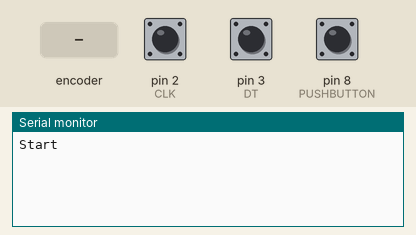
The program below on a simulated Arduino Uno, built with avr-gcc and run on an emulated ATmega328P. Shown: the last lines printed to the serial monitor. The inputs (shaded band) are chosen by the test bench; at power-on: pin 8 (PUSHBUTTON) HIGH, pin 2 (CLK) HIGH, pin 3 (DT) HIGH.

Above: at 1.2 s.
1.3 s: rotary encoder on pin 2 (CLK) / pin 3 (DT) turned 1 step (first pin leading)
At 2.5 s:
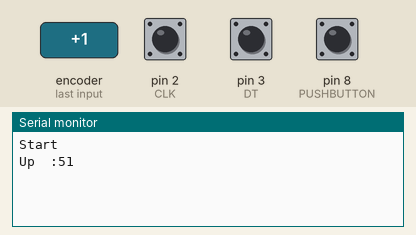
3.0 s: pin 8 (PUSHBUTTON) pulled LOW for 0.15 s
At 4.3 s:
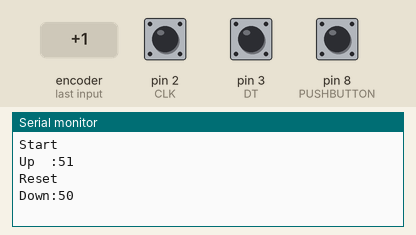
4.6 s: rotary encoder on pin 2 (CLK) / pin 3 (DT) turned 3 steps (first pin leading)
At 5.3 s:
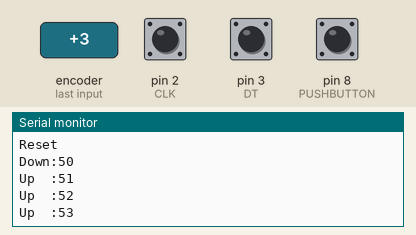
Timing chart, 0 to 7.6 s (numbered marks = the images above; inputs shaded):
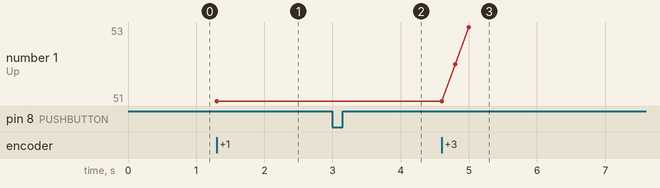

Measured:
- after the input at 1.3 s, the serial monitor: prints a new line at once (image 1)
- after the input at 3.0 s, the serial monitor: prints a new line after 0.15 s (image 2)
- after the input at 4.6 s, the serial monitor: prints a new line at once (image 3)
- plotted number 1: 51 → 53 after the input at 4.6 s

The program:

main.cpp
```cpp
#include <Arduino.h>

// Used for generating interrupts using CLK signal
const int CLK = 2;

// Used for reading DT signal
const int DT = 3;

// Used for the push button switch
const int PUSHBUTTON = 8;

// Keep track of last rotary value
int lastCount = 50;

// Updated by the ISR (Interrupt Service Routine)
volatile int virtualPosition = 50;

// ------------------------------------------------------------------
// INTERRUPT     INTERRUPT     INTERRUPT     INTERRUPT     INTERRUPT
// ------------------------------------------------------------------
void isr ()  {
  static unsigned long lastInterruptTime = 0;
  unsigned long interruptTime = millis();

  // If interrupts come faster than 5ms, assume it's a bounce and ignore
  if (interruptTime - lastInterruptTime > 5) {
    if (digitalRead(DT) == LOW)
    {
      virtualPosition-- ; // Could be -5 or -10
    }
    else {
      virtualPosition++ ; // Could be +5 or +10
    }

    // Restrict value from 0 to +100
    //virtualPosition = min(100, max(0, virtualPosition));


  }
  // Keep track of when we were here last (no more than every 5ms)
  lastInterruptTime = interruptTime;
}

// ------------------------------------------------------------------
// SETUP    SETUP    SETUP    SETUP    SETUP    SETUP    SETUP
// ------------------------------------------------------------------
void setup() {
  // Just whilst we debug, view output on serial monitor
  Serial.begin(115200);

  // Rotary pulses are INPUTs
  pinMode(CLK, INPUT);
  pinMode(DT, INPUT);

  // Switch is floating so use the in-built PULLUP so we don't need a resistor
  pinMode(PUSHBUTTON, INPUT_PULLUP);

  // Attach the routine to service the interrupts
  attachInterrupt(digitalPinToInterrupt(CLK), isr, LOW);

  // Ready to go!
  Serial.println("Start");
}

// ------------------------------------------------------------------
// MAIN LOOP     MAIN LOOP     MAIN LOOP     MAIN LOOP     MAIN LOOP
// ------------------------------------------------------------------
void loop() {

  // Is someone pressing the rotary switch?
  if ((!digitalRead(PUSHBUTTON))) {
    virtualPosition = 50;
    while (!digitalRead(PUSHBUTTON))
      delay(10);
    Serial.println("Reset");
  }

  // If the current rotary switch position has changed then update everything
  if (virtualPosition != lastCount) {

    // Write out to serial monitor the value and direction
    Serial.print(virtualPosition > lastCount ? "Up  :" : "Down:");
    Serial.println(virtualPosition);

    // Keep track of this new value
    lastCount = virtualPosition ;
  }

  //delay(100);
}
```
